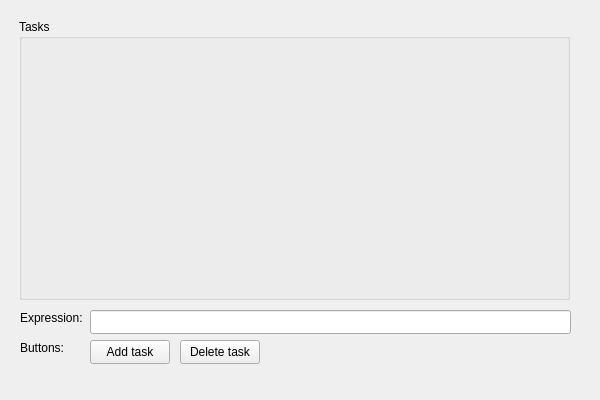
<?xml version="1.0" encoding="UTF-8"?>
<ui version="4.0">
 <class>MainWindow</class>
 <widget class="QMainWindow" name="MainWindow">
  <property name="geometry">
   <rect>
    <x>0</x>
    <y>0</y>
    <width>600</width>
    <height>400</height>
   </rect>
  </property>
  <property name="minimumSize">
   <size>
    <width>500</width>
    <height>400</height>
   </size>
  </property>
  <property name="maximumSize">
   <size>
    <width>600</width>
    <height>500</height>
   </size>
  </property>
  <property name="windowTitle">
   <string>MainWindow</string>
  </property>
  <widget class="QWidget" name="centralwidget">
   <widget class="QGroupBox" name="MainBox">
    <property name="geometry">
     <rect>
      <x>19</x>
      <y>19</y>
      <width>551</width>
      <height>281</height>
     </rect>
    </property>
    <property name="title">
     <string>Tasks</string>
    </property>
   </widget>
   <widget class="QPushButton" name="DeleteTaskButton">
    <property name="geometry">
     <rect>
      <x>180</x>
      <y>340</y>
      <width>80</width>
      <height>24</height>
     </rect>
    </property>
    <property name="text">
     <string>Delete task</string>
    </property>
   </widget>
   <widget class="QPushButton" name="AddTaskButton">
    <property name="geometry">
     <rect>
      <x>90</x>
      <y>340</y>
      <width>80</width>
      <height>24</height>
     </rect>
    </property>
    <property name="text">
     <string>Add task</string>
    </property>
   </widget>
   <widget class="QLabel" name="RegularExprLabel">
    <property name="geometry">
     <rect>
      <x>20</x>
      <y>310</y>
      <width>101</width>
      <height>16</height>
     </rect>
    </property>
    <property name="font">
     <font>
      <pointsize>9</pointsize>
     </font>
    </property>
    <property name="text">
     <string>Expression:</string>
    </property>
   </widget>
   <widget class="QLineEdit" name="RegularLineEdit">
    <property name="geometry">
     <rect>
      <x>90</x>
      <y>310</y>
      <width>481</width>
      <height>24</height>
     </rect>
    </property>
    <property name="text">
     <string/>
    </property>
   </widget>
   <widget class="QLabel" name="ButtonsLabel">
    <property name="geometry">
     <rect>
      <x>20</x>
      <y>340</y>
      <width>91</width>
      <height>16</height>
     </rect>
    </property>
    <property name="font">
     <font>
      <pointsize>9</pointsize>
     </font>
    </property>
    <property name="text">
     <string>Buttons:</string>
    </property>
   </widget>
  </widget>
 </widget>
 <resources/>
 <connections/>
</ui>
